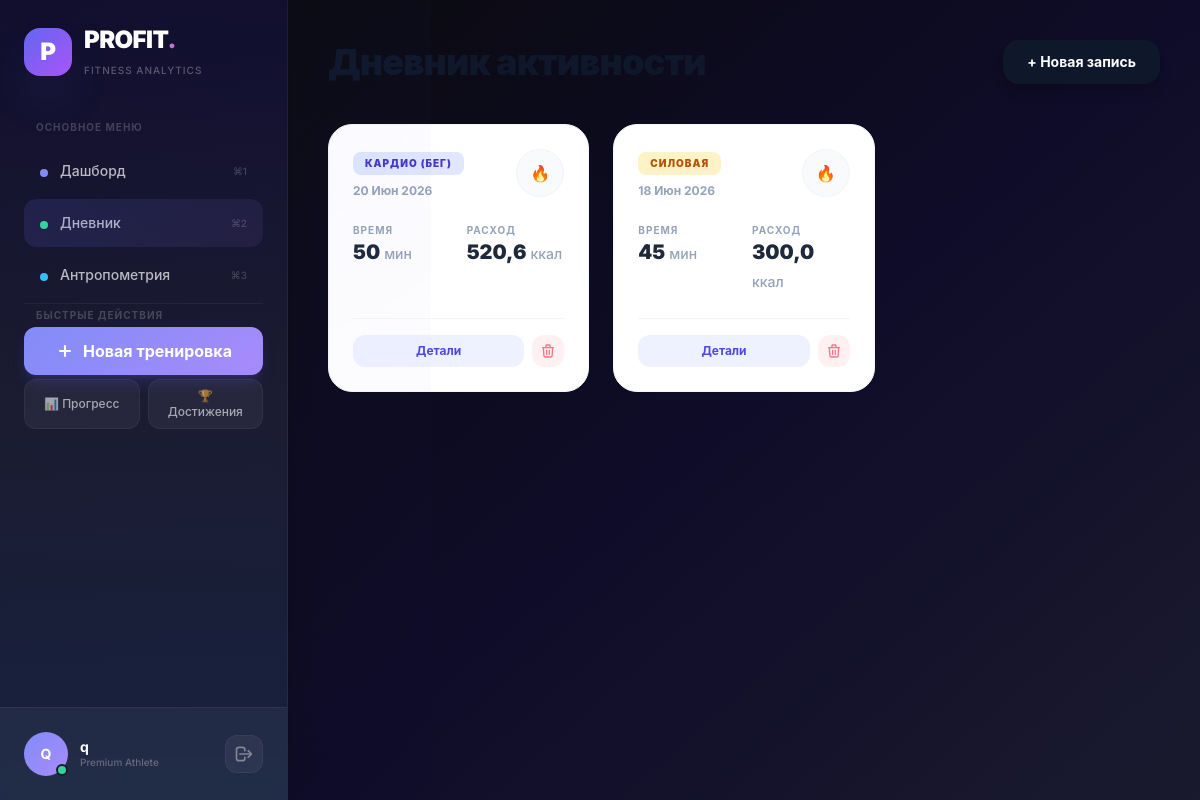
The app's page /workouts/ (signed in) with its own data.
### apps/workouts/models.py (models this page shows, shortened)
class Workout(models.Model):
    user = models.ForeignKey(User, on_delete=models.CASCADE, related_name='workouts')
    date = models.DateField()
    type = models.ForeignKey(WorkoutType, on_delete=models.PROTECT)
    duration_minutes = models.PositiveIntegerField()
    calories_burned = models.FloatField()
    class Meta:
        verbose_name = 'Тренировка'
        verbose_name_plural = 'Тренировки'
        ordering = ['-date']

class WorkoutType(models.Model):
    name = models.CharField(max_length=50, unique=True)
    met_coefficient = models.FloatField(default=5.0, help_text="Используется для точного расчета ккал по формуле MET")
    class Meta:
        verbose_name = 'Тип тренировки'
        verbose_name_plural = 'Типы тренировок'

### apps/workouts/views.py (the view)
# urls.py: path('', WorkoutListView.as_view(), name='workout_list'),
class WorkoutListView(LoginRequiredMixin, ListView):
    model = Workout
    template_name = 'workouts/workout_list.html'
    context_object_name = 'workouts'
    paginate_by = 10
    def get_queryset(self):
        return Workout.objects.filter(user=self.request.user).select_related('type')

### templates/workouts/workout_list.html (shortened to what this page needs)
{% extends 'base.html' %}
{% block content %}
<div class="flex flex-col md:flex-row justify-between items-start md:items-center mb-10 gap-4">
    <div>
        <h2 class="text-4xl font-black text-slate-900 tracking-tight">Дневник активности</h2>
    </div>
    <a href="{% url 'workouts:workout_add' %}" class="px-6 py-3 bg-slate-900 hover:bg-slate-800 text-white text-sm font-bold rounded-2xl shadow-lg transition">
        + Новая запись
    </a>
</div>
{% if workouts %}
<div class="grid grid-cols-1 md:grid-cols-2 lg:grid-cols-3 gap-6">
    {% for workout in workouts %}
    <div class="bg-white rounded-3xl p-6 border border-slate-100 shadow-sm hover:shadow-xl hover:-translate-y-1 transition duration-300 group flex flex-col">
        <div class="flex justify-between items-start mb-6">
            <div>
                <span class="inline-block px-3 py-1 text-[10px] font-black uppercase tracking-widest rounded-lg mb-2
                    {% if workout.type.name == 'Силовая' %}bg-amber-100 text-amber-700{% else %}bg-indigo-100 text-indigo-700{% endif %}">
                    {{ workout.type.name }}
                </span>
                <p class="text-xs font-bold text-slate-400">{{ workout.date|date:"d M Y" }}</p>
            </div>
            <div class="w-12 h-12 rounded-full bg-slate-50 flex items-center justify-center border border-slate-100 group-hover:bg-indigo-50 transition">
                <span class="text-indigo-600 font-black">🔥</span>
            </div>
        </div>
        <div class="grid grid-cols-2 gap-4 mb-6 flex-grow">
            <div>
                <p class="text-[10px] font-bold text-slate-400 uppercase tracking-widest">Время</p>
                <p class="text-xl font-black text-slate-800">{{ workout.duration_minutes }} <span class="text-sm font-medium text-slate-400">мин</span></p>
            </div>
            <div>
                <p class="text-[10px] font-bold text-slate-400 uppercase tracking-widest">Расход</p>
                <p class="text-xl font-black text-slate-800">{{ workout.calories_burned }} <span class="text-sm font-medium text-slate-400">ккал</span></p>
            </div>
        </div>
        <div class="pt-4 border-t border-slate-100 flex gap-2">
            <a href="{% url 'workouts:workout_detail' workout.pk %}" class="flex-1 py-2 text-center text-xs font-bold text-indigo-600 bg-indigo-50 rounded-xl hover:bg-indigo-600 hover:text-white transition">
                Детали
            </a>
            <form action="{% url 'workouts:workout_delete' workout.pk %}" method="post" class="flex-none" onsubmit="return confirm('Точно удалить?');">
                <button type="submit" class="p-2 text-rose-400 bg-rose-50 rounded-xl hover:bg-rose-500 hover:text-white transition">
                    <svg class="w-4 h-4" fill="none" stroke="currentColor" viewBox="0 0 24 24"><path stroke-linecap="round" stroke-linejoin="round" stroke-width="2" d="M19 7l-.867 12.142A2 2 0 0116.138 21H7.862a2 2 0 01-1.995-1.858L5 7m5 4v6m4-6v6m1-10V4a1 1 0 00-1-1h-4a1 1 0 00-1 1v3M4 7h16"></path></svg>
                </button>
            </form>
        </div>
    </div>
    {% endfor %}
</div>
{% endif %}
{% endblock %}

### templates/base.html (shortened to what this page needs)
<!DOCTYPE html>
<html lang="ru">
<head>
    <script src="https://cdn.tailwindcss.com"></script>
</head>
<body>
    <aside class="fixed inset-y-0 left-0 w-72 bg-gradient-to-b from-[#0f0c29] via-[#1a1a2e] to-[#16213e] border-r border-white/5 shadow-2xl z-40 flex flex-col sidebar-mobile md:translate-x-0">
        <div class="sidebar-glow"></div>
        <div class="p-6 relative">
            <div class="flex items-center gap-3 mb-10">
                <div class="w-12 h-12 rounded-2xl bg-gradient-to-br from-indigo-500 to-purple-500 flex items-center justify-center shadow-2xl shadow-indigo-500/30 relative group">
                    <span class="text-white font-black text-2xl">P</span>
                </div>
                <div>
                    <h1 class="text-2xl font-black tracking-tight text-white">
                        PROFIT<span class="gradient-text">.</span>
                    </h1>
                    <span class="text-[10px] font-medium text-white/30 tracking-widest uppercase">Fitness Analytics</span>
                </div>
            </div>
            {% if user.is_authenticated %}
            <nav class="space-y-1">
                <p class="text-[10px] font-bold text-white/20 uppercase tracking-widest mb-3 pl-3">Основное меню</p>
                <a href="{% url 'analytics:dashboard' %}" class="nav-item flex items-center gap-3 px-4 py-3 rounded-xl text-white/70 hover:text-white transition-all duration-300 group">
                    <div class="relative">
                        <span class="nav-indicator w-2 h-2 rounded-full bg-indigo-400 inline-block group-hover:shadow-indigo-400/50"></span>
                    </div>
                    <span class="font-medium text-sm group-hover:translate-x-1 transition-transform">Дашборд</span>
                    <span class="ml-auto text-[10px] text-white/20 font-medium">⌘1</span>
                </a>
                <a href="{% url 'workouts:workout_list' %}" class="nav-item flex items-center gap-3 px-4 py-3 rounded-xl text-white/70 hover:text-white transition-all duration-300 group">
                    <div class="relative">
                        <span class="nav-indicator w-2 h-2 rounded-full bg-emerald-400 inline-block group-hover:shadow-emerald-400/50"></span>
                    </div>
                    <span class="font-medium text-sm group-hover:translate-x-1 transition-transform">Дневник</span>
                    <span class="ml-auto text-[10px] text-white/20 font-medium">⌘2</span>
                </a>
                <a href="{% url 'analytics:progress_log' %}" class="nav-item flex items-center gap-3 px-4 py-3 rounded-xl text-white/70 hover:text-white transition-all duration-300 group">
                    <div class="relative">
                        <span class="nav-indicator w-2 h-2 rounded-full bg-sky-400 inline-block group-hover:shadow-sky-400/50"></span>
                    </div>
                    <span class="font-medium text-sm group-hover:translate-x-1 transition-transform">Антропометрия</span>
                    <span class="ml-auto text-[10px] text-white/20 font-medium">⌘3</span>
                </a>
                <div class="h-px bg-white/5 my-6"></div>
                <p class="text-[10px] font-bold text-white/20 uppercase tracking-widest mb-3 pl-3">Быстрые действия</p>
                <a href="{% url 'workouts:workout_add' %}" class="btn-primary flex items-center justify-center gap-2 px-4 py-3 rounded-xl text-white font-bold relative shadow-lg shadow-indigo-500/20">
                    <span class="relative z-10 flex items-center gap-2">
                        <svg class="w-5 h-5" fill="none" stroke="currentColor" viewBox="0 0 24 24">
                            <path stroke-linecap="round" stroke-linejoin="round" stroke-width="2.5" d="M12 6v6m0 0v6m0-6h6m-6 0H6"/>
                        </svg>
                        Новая тренировка
                    </span>
                </a>
                <div class="grid grid-cols-2 gap-2 mt-3">
                    <button class="px-3 py-2 rounded-xl bg-white/5 hover:bg-white/10 text-white/60 hover:text-white text-xs font-medium transition-all duration-300 border border-white/5 hover:border-white/10">
                        📊 Прогресс
                    </button>
                    <button class="px-3 py-2 rounded-xl bg-white/5 hover:bg-white/10 text-white/60 hover:text-white text-xs font-medium transition-all duration-300 border border-white/5 hover:border-white/10">
                        🏆 Достижения
                    </button>
                </div>
            </nav>
            {% endif %}
        </div>
        {% if user.is_authenticated %}
        <div class="p-6 border-t border-white/5 bg-white/5 backdrop-blur-sm relative mt-auto">
            <div class="flex items-center justify-between">
                <div class="flex items-center gap-3">
                    <div class="relative">
                        <div class="user-avatar w-11 h-11 rounded-full flex items-center justify-center text-white font-bold text-sm">
                            {{ user.username|slice:":2"|upper }}
                        </div>
                        <span class="online-dot absolute bottom-0 right-0 w-3 h-3 bg-emerald-400 rounded-full border-2 border-[#1a1a2e]"></span>
                    </div>
                    <div>
                        <p class="text-sm font-bold text-white leading-tight">{{ user.username }}</p>
                        <p class="text-[10px] text-white/30 font-medium">Premium Athlete</p>
                    </div>
                </div>
                <form action="{% url 'users:login' %}" method="post">
                    <button type="submit" class="p-2 rounded-xl bg-white/5 hover:bg-rose-500/20 hover:text-rose-400 text-white/40 transition-all duration-300 group border border-white/5 hover:border-rose-500/30" title="Выйти">
                        <svg class="w-5 h-5 group-hover:rotate-12 transition-transform" fill="none" stroke="currentColor" viewBox="0 0 24 24">
                            <path stroke-linecap="round" stroke-linejoin="round" stroke-width="2" d="M17 16l4-4m0 0l-4-4m4 4H7m6 4v1a3 3 0 01-3 3H6a3 3 0 01-3-3V7a3 3 0 013-3h4a3 3 0 013 3v1"/>
                        </svg>
                    </button>
                </form>
            </div>
        </div>
        {% endif %}
    </aside>
    <main class="md:ml-72 min-h-screen bg-gradient-to-br from-[#0a0a0f] via-[#0f0c29] to-[#1a1a2e]">
        <div class="max-w-7xl mx-auto p-6 md:p-10">
            {% block content %}{% endblock %}
        </div>
    </main>
</body>
</html>

### templates/base.html (style rules this page uses)
* { margin: 0; padding: 0; box-sizing: border-box; }
body { font-family: 'Inter', -apple-system, BlinkMacSystemFont, sans-serif; background: #0a0a0f; color: #e2e8f0; -webkit-font-smoothing: antialiased; -moz-osx-font-smoothing: grayscale; }
.nav-item { position: relative; overflow: hidden; }
.nav-item::before { content: ''; position: absolute; inset: 0; background: linear-gradient(135deg, rgba(99, 102, 241, 0.1), rgba(167, 139, 250, 0.05)); opacity: 0; transition: opacity 0.3s ease; border-radius: 12px; }
.nav-item.active::before { opacity: 1; background: linear-gradient(135deg, rgba(99, 102, 241, 0.15), rgba(167, 139, 250, 0.08)); }
.nav-indicator { transition: all 0.3s cubic-bezier(0.4, 0, 0.2, 1); }
.btn-primary { background: linear-gradient(135deg, #818cf8, #a78bfa); position: relative; overflow: hidden; transition: all 0.3s ease; }
.btn-primary::before { content: ''; position: absolute; inset: 0; background: linear-gradient(135deg, #6366f1, #8b5cf6); opacity: 0; transition: opacity 0.3s ease; }
.user-avatar { background: linear-gradient(135deg, #818cf8, #a78bfa); position: relative; }
.user-avatar::after { content: ''; position: absolute; inset: -2px; border-radius: 50%; padding: 2px; background: linear-gradient(135deg, #818cf8, #a78bfa, #ec4899); -webkit-mask: linear-gradient(#fff 0 0) content-box, linear-gradient(#fff 0 0); mask: linear-gradient(#fff 0 0) content-box, linear-gradient(#fff 0 0); -webkit-mask-composite: xor; mask-composite: exclude; opacity: 0; transition: opacity 0.3s ease; }
.online-dot { animation: pulse-dot 2s ease-in-out infinite; }
.sidebar-glow { position: absolute; top: -50%; right: -50%; width: 200%; height: 200%; background: radial-gradient(circle at 70% 30%, rgba(99, 102, 241, 0.03), transparent 70%); pointer-events: none; }
.gradient-text { background: linear-gradient(135deg, #818cf8, #a78bfa, #ec4899); -webkit-background-clip: text; -webkit-text-fill-color: transparent; background-clip: text; }

### records on screen
Workout: type.name "КАРДИО (БЕГ)", date "20 Июн 2026", duration_minutes "50", calories_burned "520,6"
Workout: type.name "СИЛОВАЯ", date "18 Июн 2026", duration_minutes "45", calories_burned "300,0"

### other values on screen
{{ user.username|slice:":2"|upper }} "Q"
{{ user.username }} "q"
